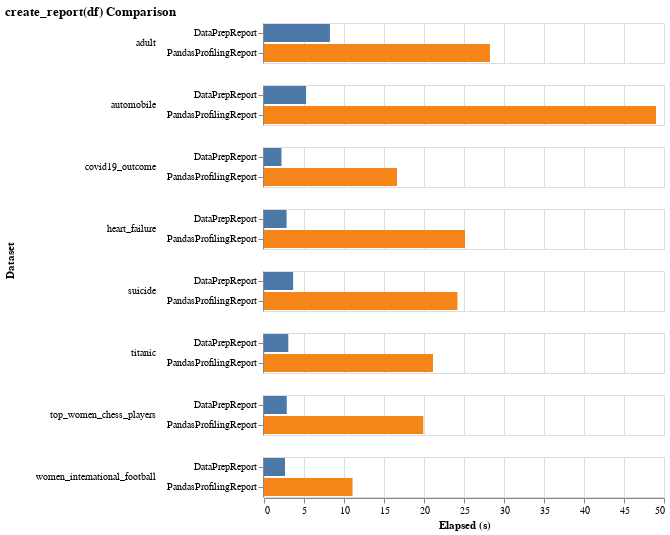

Notebook code cell kept with this figure:
### Code cell
(
    alt.Chart(df[~df.dataset.isin(["yelp_academic_dataset_review"])], title="create_report(df) Comparison")
    .mark_bar()
    .encode(
        y=alt.Y("name", title=""),
        x=alt.X("elapsed", title="Elapsed (s)"),
        color=alt.Color("name:N", legend=None),
        tooltip=[
            alt.Tooltip("name:N"),
            alt.Tooltip("elapsed:Q", title="Elapsed (s)", format=".2s"),
            alt.Tooltip("MachineMem"),
            alt.Tooltip("DatasetMemSize"),
        ],
        row=alt.Row("dataset", title="Dataset", header=alt.Header(labelAngle=0, labelAlign="left")),
    )
)

### Figure 1 — Vega-Lite specification as saved in the notebook (floating-point values rounded to 4 significant figures)
{"config": {"view": {"continuousWidth": 400, "continuousHeight": 300}}, "data": {"name": "data-f4318f60a79e347c3c2878613f4419b3"}, "mark": "bar", "encoding": {"color": {"type": "nominal", "field": "name", "legend": null}, "row": {"type": "nominal", "field": "dataset", "header": {"labelAlign": "left", "labelAngle": 0}, "title": "Dataset"}, "tooltip": [{"type": "nominal", "field": "name"}, {"type": "quantitative", "field": "elapsed", "format": ".2s", "title": "Elapsed (s)"}, {"type": "nominal", "field": "MachineMem"}, {"type": "nominal", "field": "DatasetMemSize"}], "x": {"type": "quantitative", "field": "elapsed", "title": "Elapsed (s)"}, "y": {"type": "nominal", "field": "name", "title": ""}}, "title": "create_report(df) Comparison", "$schema": "https://vega.github.io/schema/vega-lite/v4.8.1.json", "datasets": {"data-f4318f60a79e347c3c2878613f4419b3": [{"cpu": 8, "dataset": "adult", "fname": "create_report_pp.py", "format": "csv", "memory": 8589934592, "ncol": 0, "nrow": 0, "partition": 0, "reader": "pandas", "mem_size": 32319408, "name": "PandasProfilingReport", "elapsed": 28.24, "DVM": 0.003762, "MachineMem": "8G", "DatasetMemSize": "30.8M"}, {"cpu": 8, "dataset": "adult", "fname": "create_report_dp.py", "format": "csv", "memory": 8589934592, "ncol": 0, "nrow": 0, "partition": 0, "reader": "pandas", "mem_size": 32319408, "name": "DataPrepReport", "elapsed": 8.239, "DVM": 0.003762, "MachineMem": "8G", "DatasetMemSize": "30.8M"}, {"cpu": 8, "dataset": "automobile", "fname": "create_report_pp.py", "format": "csv", "memory": 8589934592, "ncol": 0, "nrow": 0, "partition": 0, "reader": "pandas", "mem_size": 219841, "name": "PandasProfilingReport", "elapsed": 49.0, "DVM": 2.559e-05, "MachineMem": "8G", "DatasetMemSize": "0.2M"}, {"cpu": 8, "dataset": "automobile", "fname": "create_report_dp.py", "format": "csv", "memory": 8589934592, "ncol": 0, "nrow": 0, "partition": 0, "reader": "pandas", "mem_size": 219841, "name": "DataPrepReport", "elapsed": 5.26, "DVM": 2.559e-05, "MachineMem": "8G", "DatasetMemSize": "0.2M"}, {"cpu": 8, "dataset": "covid19_outcome", "fname": "create_report_pp.py", "format": "csv", "memory": 8589934592, "ncol": 0, "nrow": 0, "partition": 0, "reader": "pandas", "mem_size": 3424458, "name": "PandasProfilingReport", "elapsed": 16.62, "DVM": 0.0003987, "MachineMem": "8G", "DatasetMemSize": "3.3M"}, {"cpu": 8, "dataset": "covid19_outcome", "fname": "create_report_dp.py", "format": "csv", "memory": 8589934592, "ncol": 0, "nrow": 0, "partition": 0, "reader": "pandas", "mem_size": 3424458, "name": "DataPrepReport", "elapsed": 2.186, "DVM": 0.0003987, "MachineMem": "8G", "DatasetMemSize": "3.3M"}, {"cpu": 8, "dataset": "heart_failure", "fname": "create_report_pp.py", "format": "csv", "memory": 8589934592, "ncol": 0, "nrow": 0, "partition": 0, "reader": "pandas", "mem_size": 36008, "name": "PandasProfilingReport", "elapsed": 25.12, "DVM": 4.192e-06, "MachineMem": "8G", "DatasetMemSize": "0.0M"}, {"cpu": 8, "dataset": "heart_failure", "fname": "create_report_dp.py", "format": "csv", "memory": 8589934592, "ncol": 0, "nrow": 0, "partition": 0, "reader": "pandas", "mem_size": 36008, "name": "DataPrepReport", "elapsed": 2.826, "DVM": 4.192e-06, "MachineMem": "8G", "DatasetMemSize": "0.0M"}, {"cpu": 8, "dataset": "suicide", "fname": "create_report_pp.py", "format": "csv", "memory": 8589934592, "ncol": 0, "nrow": 0, "partition": 0, "reader": "pandas", "mem_size": 12979530, "name": "PandasProfilingReport", "elapsed": 24.18, "DVM": 0.001511, "MachineMem": "8G", "DatasetMemSize": "12.4M"}, {"cpu": 8, "dataset": "suicide", "fname": "create_report_dp.py", "format": "csv", "memory": 8589934592, "ncol": 0, "nrow": 0, "partition": 0, "reader": "pandas", "mem_size": 12979530, "name": "DataPrepReport", "elapsed": 3.641, "DVM": 0.001511, "MachineMem": "8G", "DatasetMemSize": "12.4M"}, {"cpu": 8, "dataset": "titanic", "fname": "create_report_pp.py", "format": "csv", "memory": 8589934592, "ncol": 0, "nrow": 0, "partition": 0, "reader": "pandas", "mem_size": 343988, "name": "PandasProfilingReport", "elapsed": 21.12, "DVM": 4.005e-05, "MachineMem": "8G", "DatasetMemSize": "0.3M"}, {"cpu": 8, "dataset": "titanic", "fname": "create_report_dp.py", "format": "csv", "memory": 8589934592, "ncol": 0, "nrow": 0, "partition": 0, "reader": "pandas", "mem_size": 343988, "name": "DataPrepReport", "elapsed": 3.038, "DVM": 4.005e-05, "MachineMem": "8G", "DatasetMemSize": "0.3M"}, {"cpu": 8, "dataset": "top_women_chess_players", "fname": "create_report_pp.py", "format": "csv", "memory": 8589934592, "ncol": 0, "nrow": 0, "partition": 0, "reader": "pandas", "mem_size": 2982987, "name": "PandasProfilingReport", "elapsed": 19.91, "DVM": 0.0003473, "MachineMem": "8G", "DatasetMemSize": "2.8M"}, {"cpu": 8, "dataset": "top_women_chess_players", "fname": "create_report_dp.py", "format": "csv", "memory": 8589934592, "ncol": 0, "nrow": 0, "partition": 0, "reader": "pandas", "mem_size": 2982987, "name": "DataPrepReport", "elapsed": 2.848, "DVM": 0.0003473, "MachineMem": "8G", "DatasetMemSize": "2.8M"}, {"cpu": 8, "dataset": "women_international_football", "fname": "create_report_pp.py", "format": "csv", "memory": 8589934592, "ncol": 0, "nrow": 0, "partition": 0, "reader": "pandas", "mem_size": 1839204, "name": "PandasProfilingReport", "elapsed": 11.07, "DVM": 0.0002141, "MachineMem": "8G", "DatasetMemSize": "1.8M"}, {"cpu": 8, "dataset": "women_international_football", "fname": "create_report_dp.py", "format": "csv", "memory": 8589934592, "ncol": 0, "nrow": 0, "partition": 0, "reader": "pandas", "mem_size": 1839204, "name": "DataPrepReport", "elapsed": 2.622, "DVM": 0.0002141, "MachineMem": "8G", "DatasetMemSize": "1.8M"}]}}
